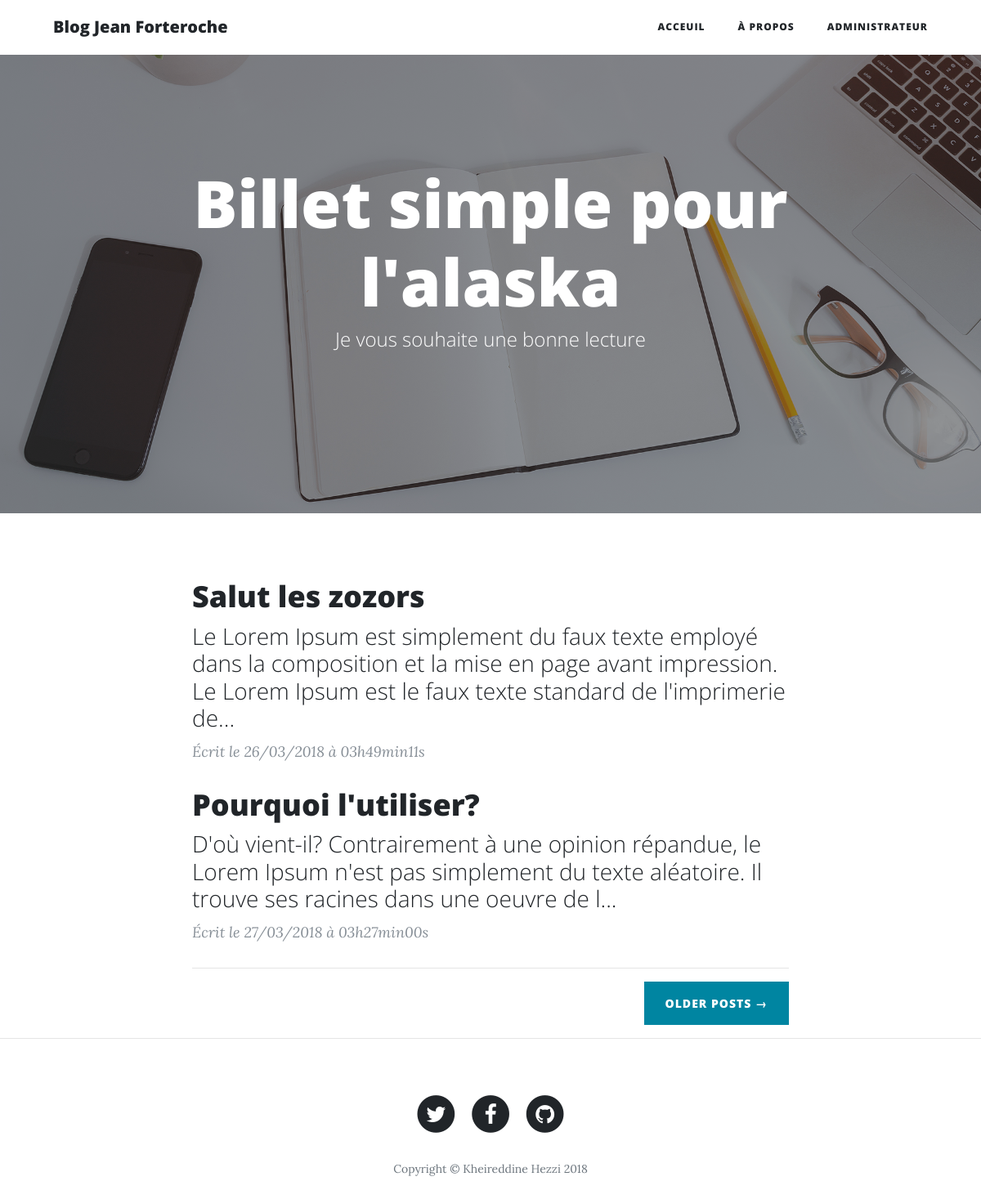
The page /posts/index on the database as committed earlier.
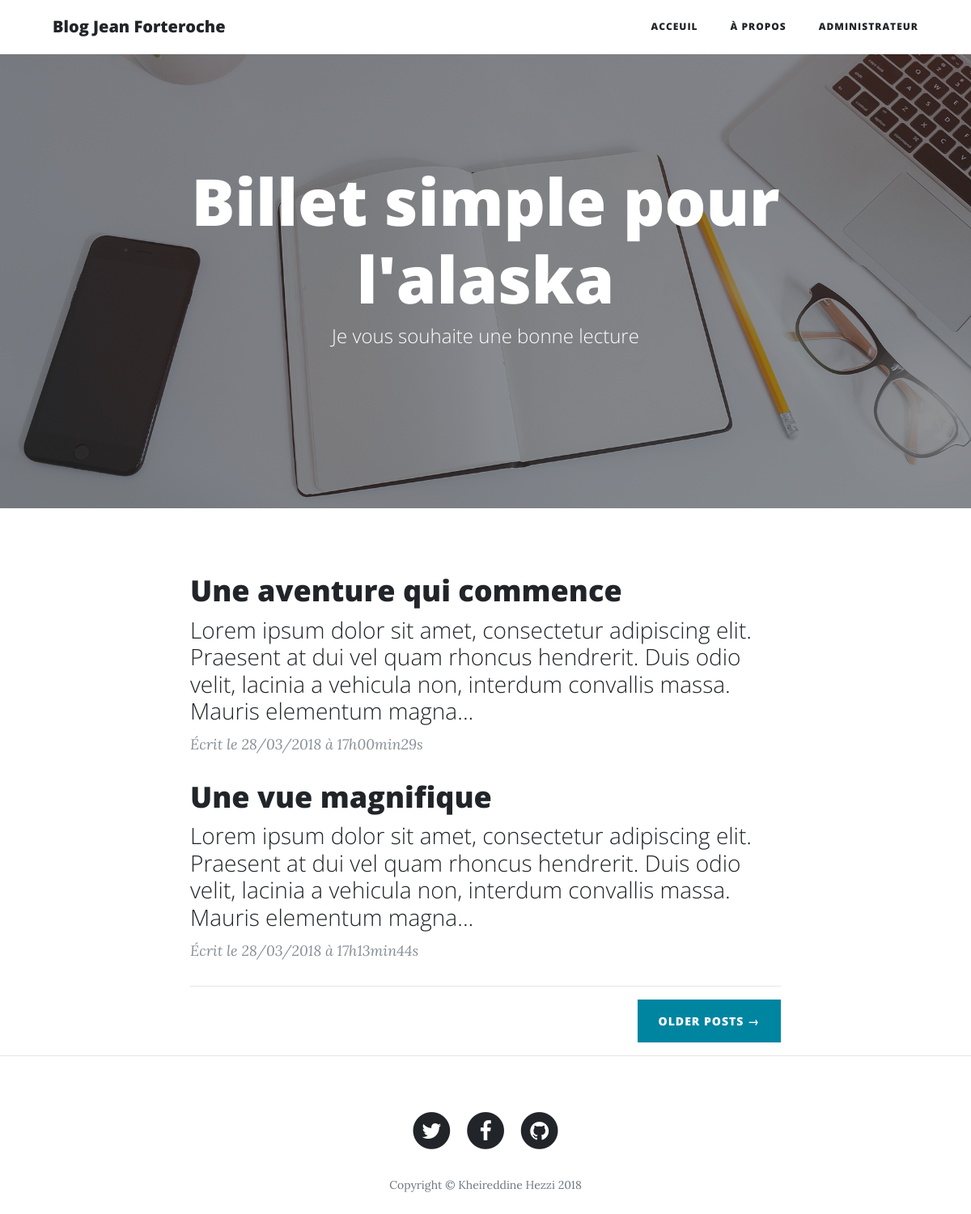
The same page on the database as committed later.
### tables this page shows
CREATE TABLE `posts` (
  `id` int(11) NOT NULL,
  `user_id` int(11) NOT NULL,
  `title` varchar(255) NOT NULL,
  `content` text NOT NULL,
  `created_at` datetime NOT NULL DEFAULT CURRENT_TIMESTAMP,
  `number_e` int(11) NOT NULL
);

### app/controllers/Posts.php (called while the page is built, shortened)
<?php
    class Posts extends Controller {
        public function __construct(){
            $this->postModel = $this->model('Post');
        }
        public function index(){
            $posts = $this->postModel->getPosts();
            $data = [
                    'posts' => $posts
            ];
            $this->view('posts/index', $data);
        }
    }

### app/libraries/Core.php (called while the page is built, shortened)
<?php
class Core {
    protected $currentMethod = 'index';
    public function __construct(){
        $url = $this->getUrl();
        if(file_exists('../app/controllers/' .ucwords($url[0]).'.php')){
        unset($url[0]);
        }
        $this->currentController = new $this->currentController;
        if(isset($url[1])){
                if(method_exists($this->currentController, $url[1])){
                $this->currentMethod = $url[1];
                unset($url[1]);
            }
        }
        $this->params = $url ? array_values($url) : [];
        call_user_func_array([$this->currentController,
                             $this->currentMethod], $this->params);
    }
    public function getUrl(){
        if(isset($_GET['url'])){
            $url = rtrim($_GET['url'], '/');
            $url = filter_var($url, FILTER_SANITIZE_URL);
            $url = explode('/',$url);
            return $url;
        }
    }
}

### public/index.php (called while the page is built, shortened)
<?php
    $init = new Core;

### app/libraries/Database.php (called while the page is built, shortened)
<?php
 class Database {
    private $host = DB_HOST;
    private $user = DB_USER;
    private $pass = DB_PASS;
    private $dbname = DB_NAME;
    private $dbh;
    private $stmt;
    public function __construct(){
        $dsn = 'mysql:host='.$this->host.';dbname='. $this->dbname;
        $options =  array(
            PDO::MYSQL_ATTR_INIT_COMMAND => 'SET NAMES utf8',
            PDO::ATTR_PERSISTENT => true,
            PDO::ATTR_ERRMODE => PDO::ERRMODE_EXCEPTION
        );
        try{
            $this->dbh = new PDO($dsn, $this->user, $this->pass, $options)
            ;
        }catch(PDOException $e){
            $this->error = $e->getMessage();
            echo $this->error;
        }
    }
        public function query($sql){
            $this->stmt = $this->dbh->prepare($sql);
        }
        public function execute(){
            return $this->stmt->execute();
        }
        public function resultSet(){
            $this->execute();
            return $this->stmt->fetchAll(PDO::FETCH_OBJ);
        }
 }

### app/models/post.php (called while the page is built, shortened)
<?php
class Post{
    private $db;
    public function __construct(){
        $this->db = new Database;
    }
    public function getPosts(){
        $this->db->query('SELECT *,substring(content,1,190) AS sub_content ,
        DATE_FORMAT(created_at,\'%d/%m/%Y à %Hh%imin%ss\') AS
        c_date FROM posts ORDER BY number_e ASC');
        $results = $this->db->resultSet();
        return $results;
    }
}

### app/views/posts/index.php (the view)
<?php  require APPROOT .'/views/inc/header.php'; ?>
<header class="masthead" style="background-image: url('<?php echo URLROOT; ?>/bootstrap/img/home-bg.jpg')">
      <div class="overlay"></div>
      <div class="container">
        <div class="row">
          <div class="col-lg-8 col-md-10 mx-auto">
            <div class="site-heading">
              <h1>Billet simple pour l'alaska</h1>
              <span class="subheading">Je vous souhaite une bonne lecture</span>
            </div>
          </div>
        </div>
      </div>
</header>
<section>
    <div class="container">
      <div class="row">
        <div class="col-lg-8 col-md-10 mx-auto">
          <?php foreach ($data['posts'] as $post) : ?>
          <div class="post-preview">
            <a href="<?php echo URLROOT; ?>/posts/show/<?php echo $post->id; ?>">
              <h2 class="post-title">
                <?php echo $post->title;?>
              </h2>
              <h3 class="post-subtitle">
                <?php echo $post->sub_content;?>...
              </h3>
            </a>
            <p class="post-meta">Écrit le
              <?php echo $post->c_date ?></p>
          </div>
          <?php endforeach ;?>
          <hr>
          <div class="clearfix">
            <a class="btn btn-primary float-right" href="#">Older Posts &rarr;</a>
          </div>
        </div>
      </div>
    </div>
    <hr>
</section>
<?php  require APPROOT .'/views/inc/footer.php'; ?>

### app/libraries/Controller.php (shortened to what this page needs)
<?php
class Controller {
    public function view($view, $data = []){
        if (file_exists('../app/views/' .$view. '.php')){
            require_once '../app/views/' .$view. '.php';
        }else{
            die('La vue n\'existe pas' );
        }
    }
}

### app/views/inc/header.php (shortened to what this page needs)
<!DOCTYPE html>
<html lang="en">
  <head>
    <link href="<?php echo URLROOT; ?>/bootstrap/vendor/bootstrap/css/bootstrap.min.css" rel="stylesheet">
    <link href="<?php echo URLROOT; ?>/bootstrap/vendor/font-awesome/css/font-awesome.min.css" rel="stylesheet" type="text/css">
    <link href="<?php echo URLROOT; ?>/bootstrap/css/clean-blog.css" rel="stylesheet">
  </head>
  <body>
  <?php require APPROOT .'/views/inc/navbar.php'; ?>

### app/views/inc/navbar.php (shortened to what this page needs)
<nav class="navbar navbar-expand-lg navbar-light fixed-top menu" id="mainNav">
  <div class="container">
    <a class="navbar-brand" href="<?php echo URLROOT;?>/posts/index"><?php echo SITENAME;?></a>
    <div class="collapse navbar-collapse" id="navbarResponsive">
      <ul class="navbar-nav ml-auto">
        <li class="nav-item">
          <a class="nav-link" href="<?php echo URLROOT; ?>/posts/index">Acceuil</a>
        </li>
        <li class="nav-item">
          <a class="nav-link" href="<?php echo URLROOT;?>/pages/about">À propos</a>
        </li>
        <?php if(isset($_SESSION['user_id'])) : ?>
        <li class="nav-item">
          <a class="nav-link" href="<?php echo URLROOT;?>/users/logout">Déconnexion</a>
        </li>
        <?php else: ?>
        <li class="nav-item">
          <a class="nav-link" href="<?php echo URLROOT;?>/users/login">Administrateur</a>
        </li>
      <?php endif; ?>
      </ul>
    </div>
  </div>
</nav>

### app/views/inc/footer.php (shortened to what this page needs)
<footer>
      <div class="container">
        <div class="row">
          <div class="col-lg-8 col-md-10 mx-auto">
            <ul class="list-inline text-center">
              <li class="list-inline-item">
                <a href="#">
                  <span class="fa-stack fa-lg">
                    <i class="fa fa-circle fa-stack-2x"></i>
                    <i class="fa fa-twitter fa-stack-1x fa-inverse"></i>
                  </span>
                </a>
              </li>
              <li class="list-inline-item">
                <a href="#">
                  <span class="fa-stack fa-lg">
                    <i class="fa fa-circle fa-stack-2x"></i>
                    <i class="fa fa-facebook fa-stack-1x fa-inverse"></i>
                  </span>
                </a>
              </li>
              <li class="list-inline-item">
                <a href="#">
                  <span class="fa-stack fa-lg">
                    <i class="fa fa-circle fa-stack-2x"></i>
                    <i class="fa fa-github fa-stack-1x fa-inverse"></i>
                  </span>
                </a>
              </li>
            </ul>
            <p class="copyright text-muted">Copyright &copy; Kheireddine Hezzi 2018</p>
          </div>
        </div>
      </div>
    </footer>
  </body>
</html>

Rows that differ between the two databases and show on the page:
removed posts: title "Salut les zozors", sub_content "Le Lorem Ipsum est simplement du faux texte employé dans la composition et la mise en page avant impression. Le Lorem Ipsum est le faux texte standard de l'imprimerie de", c_date "26/03/2018 à 03h49min11s"
removed posts: title "Pourquoi l'utiliser?", sub_content "D'où vient-il? Contrairement à une opinion répandue, le Lorem Ipsum n'est pas simplement du texte aléatoire. Il trouve ses racines dans une oeuvre de l", c_date "27/03/2018 à 03h27min00s"
added posts: title "Une aventure qui commence", sub_content "Lorem ipsum dolor sit amet, consectetur adipiscing elit. Praesent at dui vel quam rhoncus hendrerit. Duis odio velit, lacinia a vehicula non, interdum convallis massa. Mauris elementum magna", c_date "28/03/2018 à 17h00min29s"
added posts: title "Une vue magnifique", sub_content "Lorem ipsum dolor sit amet, consectetur adipiscing elit. Praesent at dui vel quam rhoncus hendrerit. Duis odio velit, lacinia a vehicula non, interdum convallis massa. Mauris elementum magna", c_date "28/03/2018 à 17h13min44s"
